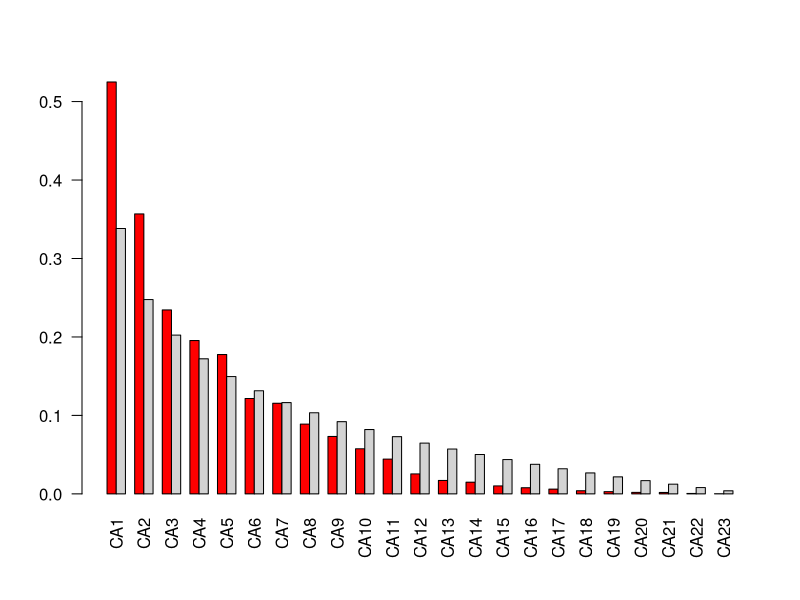
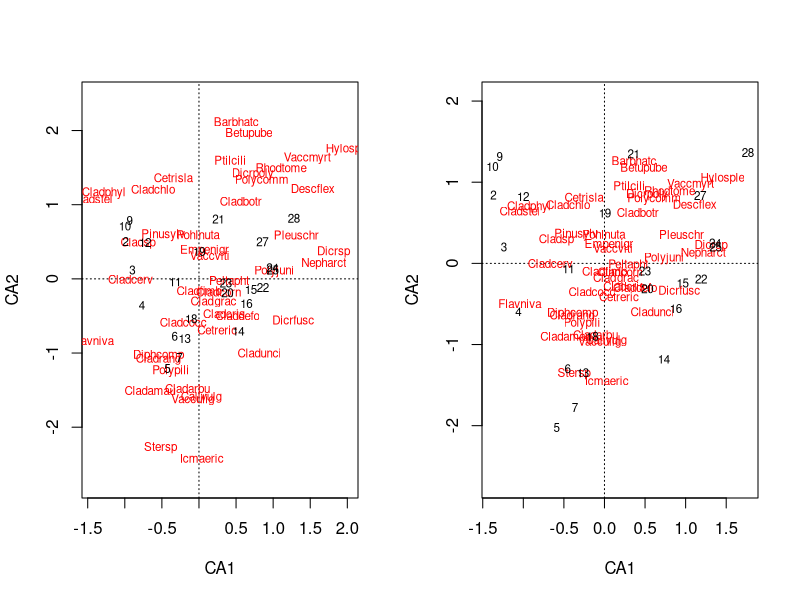
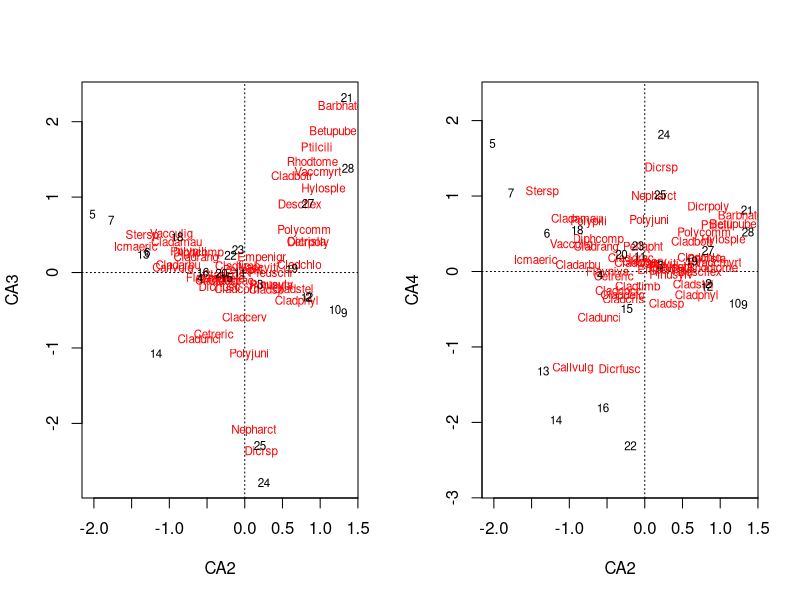
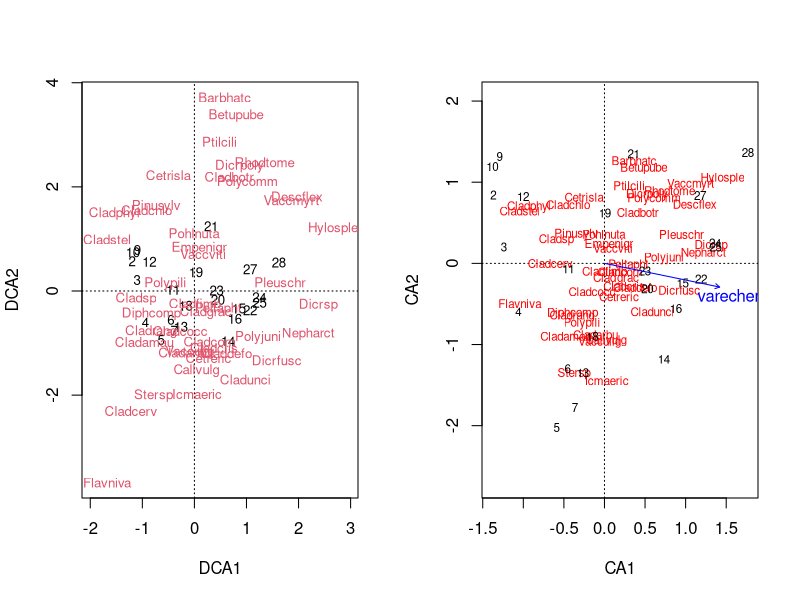
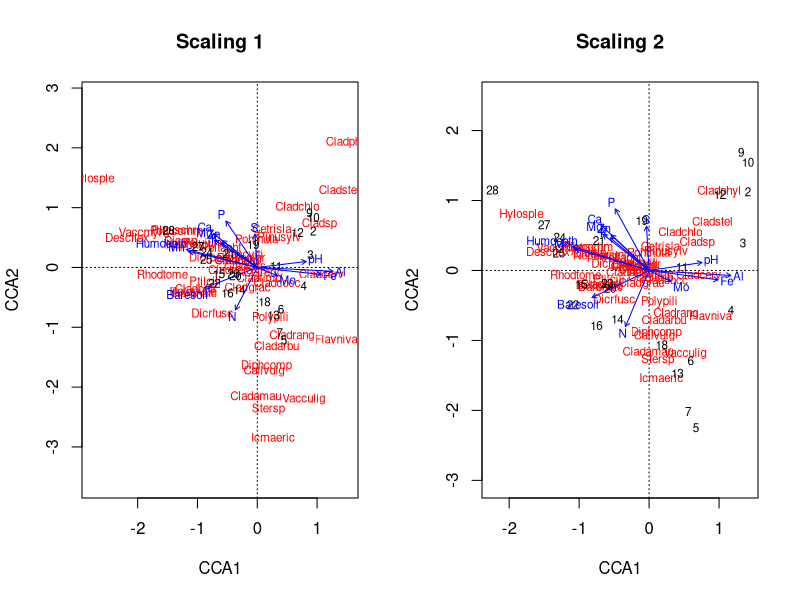

Source code (R) for these figures, in order:
## ---- chunk 1
knitr::opts_chunk$set(echo = FALSE)
library(vegan)
library(tidyverse)
library(ggplot2)
## ---- chunk 2
data(varespec)
str(varespec)
## ---- chunk 3
ca_veg <- cca(varespec)
summary(ca_veg)

## ---- chunk 4
(bstick_res <- bstick(ca_veg))
(eigval <- ca_veg$CA$eig)
## ---- chunk 5
barplot(t(cbind(eigval, bstick_res)), beside = TRUE, las =  2, col = c('red', 'lightgrey'))

## ---- chunk 6
par(mfrow = c(1, 2))
plot(ca_veg, scaling = 1)
plot(ca_veg, scaling = 2)
## ---- chunk 7
par(mfrow = c(1, 2))
plot(ca_veg, scaling = 2, choices = c(2, 3))
plot(ca_veg, scaling = 2, choices = c(2, 4))
## ---- chunk 8
DCA_veg <- decorana(varespec)
summary(DCA_veg)
## ---- chunk 9
plot(DCA_veg)
## ---- chunk 10
data(varechem)
test_Soil <- envfit(ca_veg, varechem$Baresoil)
test_Soil
## ---- chunk 11
plot(ca_veg, scaling = 2)
plot(test_Soil)
## ---- chunk 12
str(varechem)
## ---- chunk 13
vare.cca <- cca(varespec, varechem)
vare.cca
## ---- chunk 14
summary(vare.cca)
## ---- chunk 15
summary(vare.cca)
## ---- chunk 16
summary(vare.cca)
## ---- chunk 17
plot(vare.cca, scaling = 1, main = 'Scaling 1')
## ---- chunk 18
plot(vare.cca, scaling = 2, main = 'Scaling 2')
## ---- chunk 19
anova.cca(vare.cca, step = 1000)

## ---- chunk 20
vare.cca.form <- cca(varespec ~., varechem)
anova.cca(vare.cca.form, step = 1000, by = 'axis')
## ---- chunk 21
anova.cca(vare.cca.form, step = 1000, by = 'term')
